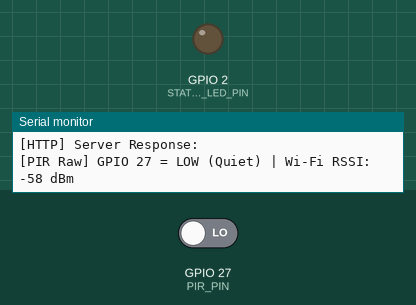
A sketch run on a simulated ESP32. On the bench: output pins drawn as LEDs (lit = HIGH), the last lines printed to the serial monitor. The test bench sets the inputs (shaded band); at power-on: GPIO 27 (PIR_PIN) LOW. WiFi joins after 1.5 s; servers stay silent unless stated; uploads are accepted with an empty reply.

Above: at 8.9 s.
9.0 s: GPIO 27 (PIR_PIN) driven HIGH
At 10.4 s:
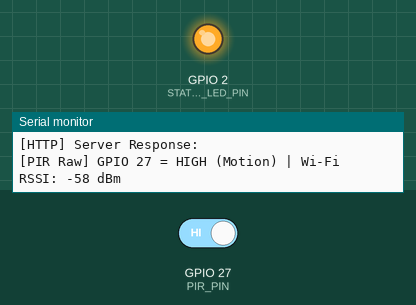
10.7 s: GPIO 27 (PIR_PIN) driven LOW
At 12.3 s:
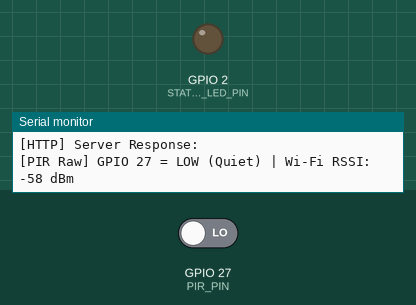
Timing chart, 0 to 13.8 s (numbered marks = the images above; inputs shaded):
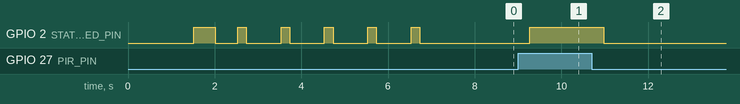

The sketch:

esp32_motion_sensor.ino
```cpp
/*
 * =============================================================================
 * SmartGuard — IoT Smart Home Motion Monitoring System
 * Production ESP32 Firmware with Flask API Client & Local Diagnostics
 * =============================================================================
 * Hardware:
 *   - ESP32-WROOM-32 Development Board
 *   - HC-SR501 Passive Infrared (PIR) Motion Sensor
 *
 * Pinout Connections:
 *   - HC-SR501 VCC -> ESP32 VIN (5V)
 *   - HC-SR501 GND -> ESP32 GND
 *   - HC-SR501 OUT -> ESP32 GPIO 27 (Digital Input with internal pull-down)
 *   - On-board LED -> GPIO 2 (Visual status indicator: blinks on Wi-Fi, solid on motion)
 *
 * HC-SR501 Hardware Calibration:
 *   - Tx (Time Delay Potentiometer, right): Turn FULLY COUNTER-CLOCKWISE to
 *     minimize delay to ~3 seconds. If turned clockwise, output stays HIGH for
 *     30s to 300s after person moves away!
 *   - Sx (Sensitivity Potentiometer, left): Adjust to ~50% to prevent false triggers.
 *   - Jumper: Set to 'L' (single trigger) or 'H' (retriggering).
 * =============================================================================
 */

#include <WiFi.h>
#include <HTTPClient.h>
#include <WiFiClientSecure.h>
#include <WebServer.h>

// -----------------------------------------------------------------------------
// 1. Wi-Fi & Central Backend Server Configuration
// -----------------------------------------------------------------------------
// Load credentials from local secrets.h (ignored by Git).
// If missing, copy firmware/secrets.example.h to firmware/secrets.h and edit it.
#if __has_include("secrets.h")
  #include "secrets.h"
#else
  #warning "secrets.h not found. Using placeholder defaults. Copy secrets.example.h to secrets.h"
  #define WIFI_SSID     "YOUR_WIFI_SSID"
  #define WIFI_PASSWORD "YOUR_WIFI_PASSWORD"
  #define BACKEND_URL   "https://smartguard-api-c01f.onrender.com/api/motion"
  #define DEVICE_ID     "esp32-pir-01"
  #define API_KEY       "YOUR_ROTATED_ESP32_API_KEY"
#endif

const char* wifiSsid     = WIFI_SSID;
const char* wifiPassword = WIFI_PASSWORD;
const char* backendUrl   = BACKEND_URL;
const char* deviceId     = DEVICE_ID;
const char* apiKey       = API_KEY;

// -----------------------------------------------------------------------------
// 2. Hardware Pin Configuration & Timing Constants
// -----------------------------------------------------------------------------
const int PIR_PIN        = 27;   // HC-SR501 Digital Output Pin
const int STATUS_LED_PIN = 2;    // Built-in Blue LED (GPIO 2 on most ESP32 boards)

// Timing settings
const unsigned long DEBOUNCE_DELAY_MS     = 250;     // 250ms debouncing window
const unsigned long HEARTBEAT_INTERVAL_MS = 30000;   // 30s heartbeat ping when room is quiet
const unsigned long HTTP_TIMEOUT_MS       = 5000;    // 5-second timeout for server response
const int MAX_RETRY_ATTEMPTS              = 3;       // Maximum retries on transmission failure

// -----------------------------------------------------------------------------
// 3. Runtime State & Local Diagnostic Web Server
// -----------------------------------------------------------------------------
int lastStablePirState       = LOW;
int lastRawReading           = LOW;
unsigned long lastDebounceTime = 0;
unsigned long lastHeartbeatTime = 0;
unsigned long lastDebugPrintTime = 0;
int consecutiveFailures      = 0;
unsigned long totalMotionEventsSent = 0;

// Local web server on port 80 for on-board diagnostics
WebServer localServer(80);

// -----------------------------------------------------------------------------
// 4. Local Web Server Handlers (Preserves direct-to-ESP32 debugging)
// -----------------------------------------------------------------------------
void handleRoot() {
  String html = "<!DOCTYPE html><html><head><title>ESP32 Node Status</title>";
  html += "<meta name='viewport' content='width=device-width, initial-scale=1'>";
  html += "<style>body{font-family:sans-serif;margin:30px;line-height:1.6;color:#1e293b;background:#f8fafc;}";
  html += ".card{background:#fff;padding:20px;border-radius:10px;box-shadow:0 2px 8px rgba(0,0,0,0.06);max-width:500px;}";
  html += ".badge{padding:4px 10px;border-radius:20px;font-weight:bold;color:#fff;}";
  html += ".badge-red{background:#dc2626;} .badge-green{background:#16a34a;}";
  html += "</style></head><body><div class='card'>";
  html += "<h2>SmartGuard ESP32 Sensor Node</h2>";
  html += "<p><strong>Device ID:</strong> " + String(DEVICE_ID) + "</p>";
  html += "<p><strong>PIR Pin:</strong> GPIO " + String(PIR_PIN) + "</p>";
  html += "<p><strong>Current Motion:</strong> ";
  if (digitalRead(PIR_PIN) == HIGH) {
    html += "<span class='badge badge-red'>MOTION DETECTED (HIGH)</span>";
  } else {
    html += "<span class='badge badge-green'>NO MOTION (LOW)</span>";
  }
  html += "</p>";
  html += "<p><strong>Backend Target:</strong> " + String(BACKEND_URL) + "</p>";
  html += "<p><strong>Events Dispatched:</strong> " + String(totalMotionEventsSent) + "</p>";
  html += "<p><small>JSON endpoint available at <a href='/api/status'>/api/status</a></small></p>";
  html += "</div></body></html>";
  localServer.send(200, "text/html", html);
}

void handleLocalStatusApi() {
  int rawReading = digitalRead(PIR_PIN);
  String json = "{";
  json += "\"device_id\":\"" + String(DEVICE_ID) + "\",";
  json += "\"pir_gpio\":" + String(PIR_PIN) + ",";
  json += "\"pir_state\":" + String(rawReading) + ",";
  json += "\"motion_detected\":" + String(rawReading == HIGH ? "true" : "false") + ",";
  json += "\"events_sent\":" + String(totalMotionEventsSent) + ",";
  json += "\"wifi_rssi\":" + String(WiFi.RSSI()) + ",";
  json += "\"uptime_ms\":" + String(millis()) + ",";
  json += "\"target_backend\":\"" + String(BACKEND_URL) + "\"";
  json += "}";
  localServer.send(200, "application/json", json);
}

// -----------------------------------------------------------------------------
// 5. Wi-Fi Connection Helper
// -----------------------------------------------------------------------------
void connectToWiFi() {
  if (WiFi.status() == WL_CONNECTED) return;

  Serial.println();
  Serial.print("[WiFi] Connecting to hotspot: ");
  Serial.println(WIFI_SSID);

  WiFi.mode(WIFI_STA);
  WiFi.begin(WIFI_SSID, WIFI_PASSWORD);

  int attempts = 0;
  while (WiFi.status() != WL_CONNECTED && attempts < 30) {
    delay(500);
    Serial.print(".");
    digitalWrite(STATUS_LED_PIN, !digitalRead(STATUS_LED_PIN)); // Toggle LED
    attempts++;
  }

  if (WiFi.status() == WL_CONNECTED) {
    digitalWrite(STATUS_LED_PIN, LOW);
    Serial.println();
    Serial.println("[WiFi] Connected successfully!");
    Serial.print("[WiFi] ESP32 Assigned IP: ");
    Serial.println(WiFi.localIP());
    Serial.print("[WiFi] Signal RSSI: ");
    Serial.print(WiFi.RSSI());
    Serial.println(" dBm");
    Serial.println("[WiFi] Local Diagnostic page ready at: http://" + WiFi.localIP().toString() + "/");
  } else {
    Serial.println();
    Serial.println("[WiFi] Connection failed. Check password and verify hotspot is enabled.");
  }
}

// -----------------------------------------------------------------------------
// 6. Send Event to Central Flask API (POST /api/motion)
// -----------------------------------------------------------------------------
bool sendEventToBackend(const char* stateType, const char* details) {
  if (WiFi.status() != WL_CONNECTED) {
    Serial.println("[HTTP] Wi-Fi lost. Attempting reconnection...");
    connectToWiFi();
    if (WiFi.status() != WL_CONNECTED) return false;
  }

  HTTPClient http;
  bool isHttps = (strncmp(BACKEND_URL, "https://", 8) == 0);
  WiFiClientSecure *client = nullptr;

  if (isHttps) {
    client = new WiFiClientSecure;
    if (client) {
      client->setInsecure(); // Or client->setCACert(root_ca) for strict verification
      http.begin(*client, BACKEND_URL);
    } else {
      Serial.println("[HTTP] Secure client initialization failed");
      return false;
    }
  } else {
    http.begin(BACKEND_URL);
  }

  http.setTimeout(HTTP_TIMEOUT_MS);
  http.addHeader("Content-Type", "application/json");
  // Device authentication header (Kept secure; not printed to Serial)
  http.addHeader("X-API-Key", API_KEY);

  // Read current physical PIR pin state to report in payload
  int currentPirState = digitalRead(PIR_PIN);

  // Construct JSON payload matching the Flask backend schema
  String ipStr = WiFi.localIP().toString();
  String payload = "{";
  payload += "\"device_id\":\"" + String(DEVICE_ID) + "\",";
  payload += "\"state\":\"" + String(stateType) + "\",";
  payload += "\"gpio_pin\":" + String(PIR_PIN) + ",";
  payload += "\"pir_state\":" + String(currentPirState) + ",";
  payload += "\"motion_detected\":" + String(currentPirState == HIGH ? "true" : "false") + ",";
  payload += "\"is_simulated\":false,";
  payload += "\"ip_address\":\"" + ipStr + "\",";
  payload += "\"details\":\"" + String(details) + "\"";
  payload += "}";

  Serial.print("[HTTP] Dispatching payload to Flask (State: ");
  Serial.print(stateType);
  Serial.print(", Pin 27: ");
  Serial.print(currentPirState == HIGH ? "HIGH" : "LOW");
  Serial.println(")...");

  int httpCode = -1;
  int retry = 0;
  bool success = false;

  while (retry < MAX_RETRY_ATTEMPTS) {
    httpCode = http.POST(payload);

    if (httpCode > 0) {
      Serial.print("[HTTP] Server responded with HTTP code: ");
      Serial.println(httpCode);

      if (httpCode == 200 || httpCode == 201) {
        String response = http.getString();
        Serial.print("[HTTP] Server Response: ");
        Serial.println(response);
        consecutiveFailures = 0;
        totalMotionEventsSent++;
        success = true;
        break;
      }
    } else {
      Serial.print("[HTTP] POST attempt failed, error: ");
      Serial.println(http.errorToString(httpCode).c_str());
      retry++;
      delay(500 * retry); // Exponential backoff
    }
  }

  if (!success) {
    consecutiveFailures++;
    Serial.print("[HTTP] Warning: Transmission failed after ");
    Serial.print(MAX_RETRY_ATTEMPTS);
    Serial.println(" attempts. Will retry on next event.");
  }

  http.end();
  // CRITICAL FIX: Explicitly delete client to prevent ESP32 heap memory leak
  if (client != nullptr) {
    delete client;
    client = nullptr;
  }

  return success;
}

// -----------------------------------------------------------------------------
// 7. Arduino Setup
// -----------------------------------------------------------------------------
void setup() {
  Serial.begin(115200);
  delay(1000);

  Serial.println("======================================================");
  Serial.println("SmartGuard IoT Motion Sensor — ESP32 Client Firmware");
  Serial.println("======================================================");

  // Pin Configuration:
  // Use INPUT_PULLDOWN so GPIO 27 doesn't float when no sensor is connected
  pinMode(PIR_PIN, INPUT_PULLDOWN);
  pinMode(STATUS_LED_PIN, OUTPUT);
  digitalWrite(STATUS_LED_PIN, LOW);

  // Connect to Wi-Fi Hotspot
  connectToWiFi();

  // Setup local diagnostic web server routes
  localServer.on("/", handleRoot);
  localServer.on("/api/status", handleLocalStatusApi);
  localServer.begin();
  Serial.println("[HTTP] Local diagnostic server started on port 80.");

  // HC-SR501 PIR Sensor Warmup
  Serial.println("[PIR] Calibrating HC-SR501 PIR Sensor (~5 seconds)...");
  for (int i = 0; i < 5; i++) {
    digitalWrite(STATUS_LED_PIN, HIGH);
    delay(200);
    digitalWrite(STATUS_LED_PIN, LOW);
    delay(800);
    Serial.print(".");
  }
  Serial.println();
  Serial.println("[PIR] Calibration Complete. PIR Monitoring Active on GPIO 27!");

  // Dispatch initial startup heartbeat to register with Flask backend
  sendEventToBackend("HEARTBEAT", "ESP32 Sensor Node booted and calibrated");
  lastHeartbeatTime = millis();
}

// -----------------------------------------------------------------------------
// 8. Arduino Main Loop
// -----------------------------------------------------------------------------
void loop() {
  // Handle incoming HTTP requests on local diagnostic web server
  localServer.handleClient();

  // Ensure Wi-Fi stays connected
  if (WiFi.status() != WL_CONNECTED) {
    connectToWiFi();
  }

  int currentReading = digitalRead(PIR_PIN);

  // Debouncing logic to filter rapid contact bounce
  if (currentReading != lastRawReading) {
    lastDebounceTime = millis();
  }
  lastRawReading = currentReading;

  // Print raw sensor reading every 2 seconds for Serial Monitor debugging
  if (millis() - lastDebugPrintTime >= 2000) {
    Serial.print("[PIR Raw] GPIO 27 = ");
    Serial.print(currentReading == HIGH ? "HIGH (Motion)" : "LOW (Quiet)");
    Serial.print(" | Wi-Fi RSSI: ");
    Serial.print(WiFi.RSSI());
    Serial.println(" dBm");
    lastDebugPrintTime = millis();
  }

  // State Transition Detection (only fires when state changes)
  if ((millis() - lastDebounceTime) > DEBOUNCE_DELAY_MS) {
    if (currentReading != lastStablePirState) {
      int previousState = lastStablePirState;
      lastStablePirState = currentReading;

      bool dispatched = false;
      if (lastStablePirState == HIGH) {
        // State 1: Motion Detected
        Serial.println("\n>>> [EVENT] MOTION DETECTED! (GPIO 27 -> HIGH) <<<");
        digitalWrite(STATUS_LED_PIN, HIGH); // Turn LED ON
        dispatched = sendEventToBackend("MOTION_DETECTED", "Infrared disturbance detected by HC-SR501");
      } else {
        // State 2: Motion Cleared / Standby
        Serial.println("\n--- [EVENT] MOTION CLEARED. (GPIO 27 -> LOW) ---");
        digitalWrite(STATUS_LED_PIN, LOW);  // Turn LED OFF
        dispatched = sendEventToBackend("NO_MOTION", "Sensor returned to quiet state");
      }

      // If network transmission failed, revert lastStablePirState so loop() will retry dispatching
      if (!dispatched) {
        Serial.println("[EVENT] Dispatch failed. Reverting state to retry on next cycle.");
        lastStablePirState = previousState;
      }

      lastHeartbeatTime = millis(); // Reset heartbeat timer upon active transition
    }
  }

  // Periodic Heartbeat (dispatched every 30s when room is quiet)
  if (millis() - lastHeartbeatTime >= HEARTBEAT_INTERVAL_MS) {
    Serial.println("\n[HEARTBEAT] Sending periodic 30s keep-alive ping to Flask...");
    sendEventToBackend("HEARTBEAT", "Periodic sensor health keep-alive");
    lastHeartbeatTime = millis();
  }

  delay(20); // Small processing loop delay
}
```

secrets.example.h
```cpp
#ifndef SECRETS_EXAMPLE_H
#define SECRETS_EXAMPLE_H

// =============================================================================
// SmartGuard ESP32 — Credentials Template
// Instructions:
//   1. Copy this file to "secrets.h" in the same directory:
//        cp firmware/secrets.example.h firmware/secrets.h
//   2. Fill in your real Wi-Fi SSID, password, and rotated API key.
//   3. "secrets.h" is ignored by git and will NEVER be committed.
// =============================================================================

// Wi-Fi Hotspot / Router Credentials
#define WIFI_SSID     "YOUR_WIFI_SSID"
#define WIFI_PASSWORD "YOUR_WIFI_PASSWORD"

// Central Backend Endpoint (Render Cloud API)
#define BACKEND_URL   "https://smartguard-api-c01f.onrender.com/api/motion"

// Physical Device Identifier & Secret API Key
// MUST match the ESP32_API_KEY environment variable configured on Render / .env
#define DEVICE_ID     "esp32-pir-01"
#define API_KEY       "YOUR_NEW_ROTATED_ESP32_API_KEY"

#endif // SECRETS_EXAMPLE_H
```

Measured:
- after the input at 9.0 s, GPIO 2 (STATUS_LED_PIN): LOW → HIGH after 0.27 s
- after the input at 10.7 s, GPIO 2 (STATUS_LED_PIN): HIGH → LOW after 0.28 s
